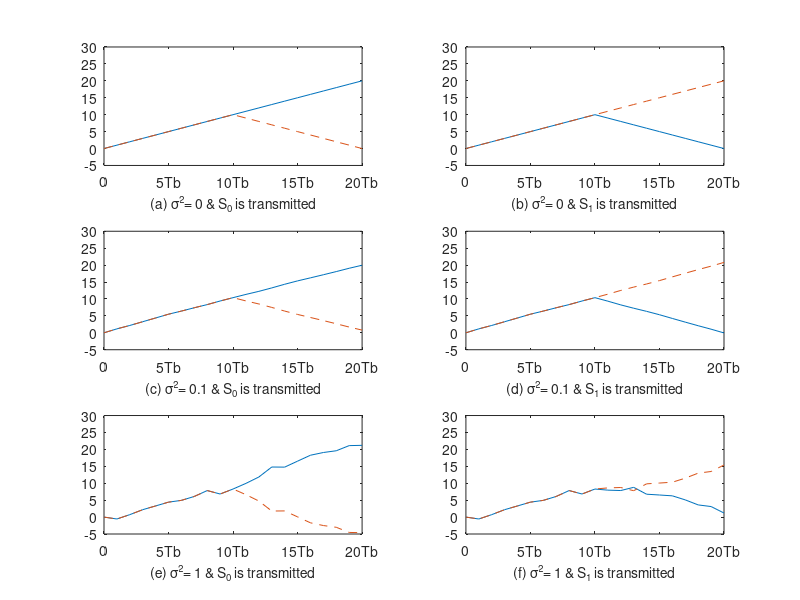

Here is the MATLAB script that generated this plot:
% MATLAB script for Illustrative Problem 5.2

% Initialization:
K=20;       % Number of samples
A=1;        % Signal amplitude
l=0:K;
% Defining signal waveforms:
s_0=A*ones(1,K);
s_1=[A*ones(1,K/2) -A*ones(1,K/2)];
% Initializing output signals:
r_0=zeros(1,K);
r_1=zeros(1,K);

% Case 1: noise~N(0,0)
noise=random('Normal',0,0,1,K);
    % Sub-case s = s_0:
    s=s_0;
    r=s+noise;  % received signal
    for n=1:K
        r_0(n)=sum(r(1:n).*s_0(1:n));
        r_1(n)=sum(r(1:n).*s_1(1:n));
    end
    % Plotting the results:
    subplot(3,2,1)
    plot(l,[0 r_0],'-',l,[0 r_1],'--')
    set(gca,'XTickLabel',{'0','5Tb','10Tb','15Tb','20Tb'})
    axis([0 20 -5 30])
    xlabel('(a) \sigma^2= 0 & S_{0} is transmitted','fontsize',10)
    % Sub-case s = s_1:
    s=s_1;
    r=s+noise;  % received signal
    for n=1:K
        r_0(n)=sum(r(1:n).*s_0(1:n));
        r_1(n)=sum(r(1:n).*s_1(1:n));
    end
    % Plotting the results:
    subplot(3,2,2)
    plot(l,[0 r_0],'-',l,[0 r_1],'--')
    set(gca,'XTickLabel',{'0','5Tb','10Tb','15Tb','20Tb'})
    axis([0 20 -5 30])
    xlabel('(b) \sigma^2= 0 & S_{1} is transmitted','fontsize',10)
% Case 2: noise~N(0,0.1)
    noise=random('Normal',0,0.1,1,K);
    % Sub-case s = s_0:
    s=s_0;
    r=s+noise;  % received signal
    for n=1:K
        r_0(n)=sum(r(1:n).*s_0(1:n));
        r_1(n)=sum(r(1:n).*s_1(1:n));
    end
    % Plotting the results:
    subplot(3,2,3)
    plot(l,[0 r_0],'-',l,[0 r_1],'--')
    set(gca,'XTickLabel',{'0','5Tb','10Tb','15Tb','20Tb'})
    axis([0 20 -5 30])
    xlabel('(c) \sigma^2= 0.1 & S_{0} is transmitted','fontsize',10)
    % Sub-case s = s_1:
    s=s_1;
    r=s+noise;  % received signal
    for n=1:K
        r_0(n)=sum(r(1:n).*s_0(1:n));
        r_1(n)=sum(r(1:n).*s_1(1:n));
    end
    % Plotting the results:
    subplot(3,2,4)
    plot(l,[0 r_0],'-',l,[0 r_1],'--')
    set(gca,'XTickLabel',{'0','5Tb','10Tb','15Tb','20Tb'})
    axis([0 20 -5 30])
    xlabel('(d) \sigma^2= 0.1 & S_{1} is transmitted','fontsize',10)
% Case 3: noise~N(0,1)
    noise=random('Normal',0,1,1,K);
    % Sub-case s = s_0:
    s=s_0;
    r=s+noise;  % received signal
    for n=1:K
        r_0(n)=sum(r(1:n).*s_0(1:n));
        r_1(n)=sum(r(1:n).*s_1(1:n));
    end
    % Plotting the results:
    subplot(3,2,5)
    plot(l,[0 r_0],'-',l,[0 r_1],'--')
    set(gca,'XTickLabel',{'0','5Tb','10Tb','15Tb','20Tb'})
    axis([0 20 -5 30])
    xlabel('(e) \sigma^2= 1 & S_{0} is transmitted','fontsize',10)
    % Sub-case s = s_1:
    s=s_1;
    r=s+noise;  % received signal
    for n=1:K
        r_0(n)=sum(r(1:n).*s_0(1:n));
        r_1(n)=sum(r(1:n).*s_1(1:n));
    end
    % Plotting the results:
    subplot(3,2,6)
    plot(l,[0 r_0],'-',l,[0 r_1],'--')
    set(gca,'XTickLabel',{'0','5Tb','10Tb','15Tb','20Tb'})
    axis([0 20 -5 30])
    xlabel('(f) \sigma^2= 1 & S_{1} is transmitted','fontsize',10)